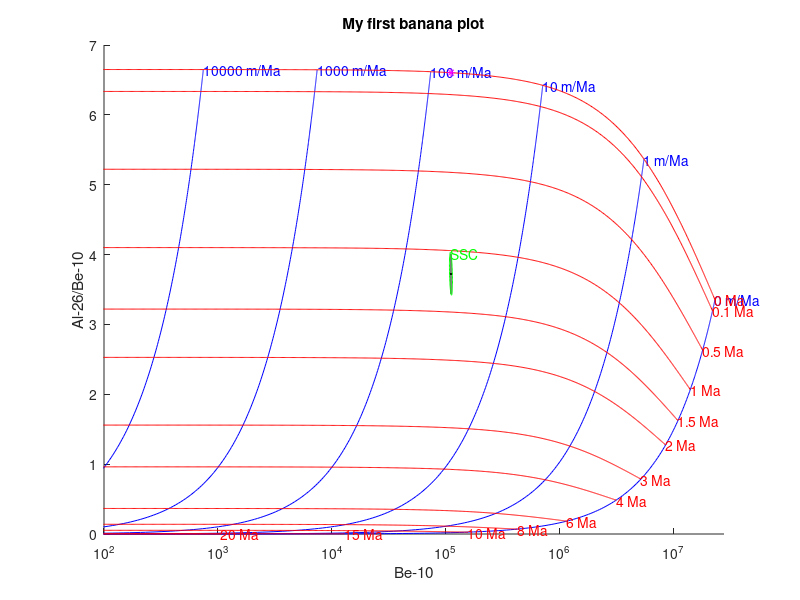

Source code (MATLAB):
%% BANANA
% Self-contained script to plot the concentrations of 2 cosmonuclides in a banana-plot
% It also calculates the erosion rates and burial ages corresponding to the sample concentrations
% Angel Rodes, SUERC, 2022

%% Clear everything
clear % remove variables stored in memory
clc % clear the command window
close all hidden % remove previous plots

%%%%%%%%%%%%%%%%%%%%%%%%%%%%%%%%%%%%%%%%%%%%%%%%%%%%%%%%%%%%%%%%%%%%%%%%%%%%

%% Input data
% We need the folllgoing inputs: concentrations, decay constants, attenuation lengths, and basin production rates (for spallation and muons)

% As an example, we will use the sample from Shanshu Cave (SSC) from Liu et al. (2022) [https://doi.org/10.1016/j.quageo.2021.101237]
% The CRONUS input corresponding to this sample is:

% SSC	27.0845	105.1631	1800	std	0	2.6	1	0	2019;
% SSC	Be-10	quartz	111756	3409	NIST_27900;
% SSC	Al-26	quartz	416017	31939	Z92-0222;
% As described in the old-CRONUS v.3 page [https://hess.ess.washington.edu/math/docs/v3/v3_input_explained.html]

% We will need the concentrations and uncertainties:
C10=111756; % atoms/g
dC10=3409; % atoms/g
C26=416017; % atoms/g
dC26=31939; % atoms/g
% the sample name:
sample_name='SSC';
% and the density of the rock at the source area:
density=2.6; % g/cm^3 (or kg per litre)

% We can input the CRONUS-input lines in the old-CRONUS v.3 erosion rate calculator [https://hess.ess.washington.edu/math/v3/v3_erosion_in.html]
% Remember to remove theinitial comment symbol (%) first!
% These are the apparent erosion rates that we get for the LSDn scaling:

% Sample name	Nuclide	Erosion rate (m/Myr)	External uncert (m/Myr)
% SSC 	Be-10 (qtz)	65 	4.34
% SSC 	Al-26 (qtz)	116 	13.5

% We cal use these data to approximate the long-term average-prodution-rates using the "Average cosmogenic production rate calculator":
% https://github.com/angelrodes/average_cosmogenic_production_rate_calculator/blob/main/Average_cosmo_prodution.xlsx?raw=true

% And we get:
% * Attenuation lengths for Spallation, Fast muons 1, Fast muons 2, and Negative muons
L=[160 850 5000 500]'; % g/cm^2
% * Be-10 prodution rates for Spallation, Fast muons 1, Fast muons 2, and Negative muons
P10=[11.55428 0.02308 0.00769 0.06518]'; % atoms/g/year at the source area
% * Al-26 prodution rates for Spallation, Fast muons 1, Fast muons 2, and Negative muons
P26=[75.9237 0.1543 0.0514 0.7175]'; % atoms/g/year at the source area
% note that we add an apostrophe after the array to convert it into a column
% * Be-10 decay constant (lambda)
l10=4.9975E-07; % years^-1
% * Al-26 decay constant (lambda)
l26=9.8319E-07; % years^-1

%%%%%%%%%%%%%%%%%%%%%%%%%%%%%%%%%%%%%%%%%%%%%%%%%%%%%%%%%%%%%%%%%%%%%%%%%%%%

%% Now we need to define our model
% The erosion-burial model was described by Lal (1991): figure 6
% [https://doi.org/10.1016/0012-821X(91)90220-C]
% Here, we will express the equations as shown in Rodes et al. (2014): equations 4 and 5
% [https://doi.org/10.1016/j.quageo.2013.10.002]
Model = @(Prodution_rates,Attenuation_lengths,decay_constant,erosion,time)...
   sum( (Prodution_rates./(erosion.*density./Attenuation_lengths+decay_constant)).*exp(-time*decay_constant) ,1);
% note that we use .* and ./  instead of * and / to allow using lost of erosion and times as horizontal arrays.
% also note that we sum in the direction "1" to sum the nuclides produced by all the production mechanism (columns; vertical arrays) that are listed in 4 rows

% Simplify for Be-10 and Al-26
Model10 = @(erosion,time) Model(P10,L,l10,erosion,time);
Model26 = @(erosion,time) Model(P26,L,l26,erosion,time);
% also simplify for ratio
Model_ratio = @(erosion,time) Model(P26,L,l26,erosion,time)./Model(P10,L,l10,erosion,time);

% Play with this:
% Model10(0,0)
% Model10(0,1500000)
% Model_ratio(100/1E4,0)
% Model_ratio(0,0)

%%%%%%%%%%%%%%%%%%%%%%%%%%%%%%%%%%%%%%%%%%%%%%%%%%%%%%%%%%%%%%%%%%%%%%%%%%%%

%% Plot our banana
% define what values we want to plot:
erosion_array=[0 1 10 100 1000 10000]/1E4; % cm/year (m/Ma divided by 1E4)
time_array=[0 0.1 0.5 1 1.5 2 3 4 6 8 10 15 20]*1E6; % years (Ma multiplied by 1E6)

% define the points for each line:
points_per_line=1000; % banana lines will be defined by this number of points
many_erosions=[0,logspace(-2,6,points_per_line-1)]/1E4; % cm/year (m/Ma divided by 1E4)
many_times=[0, logspace(0,8,points_per_line-1)]; % years

% Start figure
figure % open a new figure
hold on % do not clear it

% Write labels and title
xlabel('Be-10')
ylabel('Al-26/Be-10')
title('My first banana plot')

% plot erosion rates
for er=erosion_array
  x=Model10(er,many_times);
  y=Model_ratio(er,many_times);
  plot(x,y,'-b') % plot blue line
  text(x(1),y(1),[num2str(er*1e4) ' m/Ma'],'Color','b') % plot blue text
end

% plot times
for t=time_array
  x=Model10(many_erosions,t);
  y=Model_ratio(many_erosions,t);
  plot(x,y,'-r') % plot red line
  text(x(1),y(1),[num2str(t/1e6) ' Ma'],'Color','r') % plot red text
end


% Set logarithmic X axis
set(gca, 'XScale', 'log')
% You might do the dame with YScale

% Set nice limits
xlim([ 100 Model10(0,0)*1.2]) % between 100 atoms/g and 20% more than saturation
% you can comment the line to see what happens when you do not set limits

% There are other options to beautify the figure:
% box on
% grid on
% You can also play with colors in the plot and text functions.
% You can play with 'LineWidth' in the plot function too.

%% Plot the sample
% This is the traditional (ugly) way:
plot(C10,C26/C10,'.k') % center of the sample (k is for black)
plot([C10-dC10 , C10+dC10] , [C26/C10 , C26/C10],'-k') % horizontal uncertainty
plot([C10 , C10] , [(C26-dC26)/C10 , (C26+dC26)/C10],'-k') % vertical uncertainty

% I prefer this code, that represents the one-sigma-uncertainty-space with an ellipse
theta=linspace(0,2*pi,100); % use 100 points for the ellipse
x =  C10+dC10*sin(theta);
y = (C26+dC26*cos(theta)) ./ (C10+dC10*sin(theta));
plot(x,y,'-g') % green ellipse
text(x(1),y(1),sample_name,'Color','g') % green text
% maths behind this:
% all the points in the elliplse has chisq=1 because
% chisq = ((Model10-C10)/dC10)^2 + ((Model26-C26)/dC26)^2 = sin(theta)^2 + cos(theta)^2 = 1
% for any theta

%%%%%%%%%%%%%%%%%%%%%%%%%%%%%%%%%%%%%%%%%%%%%%%%%%%%%%%%%%%%%%%%%%%%%%%%%%%%

%% Solving the erosion rate and burial time of the sample
% we want to solve er and t in the following equations:
% C10 = Model10(er,t)
% C26 = Model26(er,t)
% unfortunately, these equations have no symbolic solution.
% However, there are muliple ways of solving the problem. Here we will use an iterative method for the central porint (C10, C26/C10):

% our objective is guetting the er and t values that yield models that correposnd to our concentrations
% therefore, our objectives are the sample conventrations:
Obj_10=C10;
Obj_26=C26;
% and their uncertainties
dObj_10=dC10;
dObj_26=dC26;

% start with a guess
guess_t=0; % start with no burial
guess_er=interp1(Model10(many_erosions,guess_t),many_erosions,Obj_10); % find the corresponding eosion
chisq= ((Obj_10-Model10(guess_er,guess_t))/dObj_10)^2 + ((Obj_26-Model26(guess_er,guess_t))/dObj_26)^2; % calculate how close we are to  C10 and C26

% start iterating
iteration_number=0;
while chisq<2e-4 % try to achieve a solution very close to C10 and C26 (chisq<2e-4 correponds to the 1% central area of the ellipse)
  iteration_number=iteration_number+1; % this is just a counter
  guess_t=interp1(Model_ratio(guess_er,many_times),many_times,Obj_26/Obj_10); % find the corresponding burial age using the ratio
  guess_er=interp1(Model10(many_erosions,guess_t),many_erosions,Obj_10); % find the corresponding eosion
  chisq= ((Obj_10-Model10(guess_er,guess_t))/dObj_10)^2 + ((C26-Model26(guess_er,guess_t))/dObj_26)^2; % calculate how close we are to  C10 and C26
  disp([ 'Iteration ' num2str(iteration_number) ': Chi-sq = ' num2str(chisq)]) % show some information
end

% display our guesses:
disp('Final guesses:')
disp([ 'Burial age = ' num2str(guess_t/1e6) ' Ma'])
disp([ 'erosion rate = ' num2str(guess_er*1e4) ' m/Ma'])

% plot guess results
plot(Model10(guess_er,guess_t),Model_ratio(guess_er,guess_t),'*m') % magenta star

% We also want to get the results correponding to all the points in the ellipse, 
% or at least the results corresponding to the limits of  C10 +/- dC10 and C26 +/- dC26.
% To get those results, you will need to put the "solver" above in a loop for all the objectives we want to fit.

% If we have samples that plot in the forbidden area you might want to:
% - Include negative ages in the variable many_timnes.
% - Modify INTERP1 function to allow extrapolations.
% - Include a BREAK in the iteration loop if iteration_number gets very big or if results make no sense.

%%%%%%%%%%%%%%%%%%%%%%%%%%%%%%%%%%%%%%%%%%%%%%%%%%%%%%%%%%%%%%%%%%%%%%%%%%%%

%% Further exercises you might want to try are:
%    - Change the isotopes. E.g. change Be-10 and Al-26 by Ne-21 and Be-10. To recycle this code with "stable" isotopes, you can assign them a ridiculously slow decay constant (eg. 1E-36, see https://angelrodes.wordpress.com/2022/01/25/are-he-3-and-ne-21-stable-isotopes/).
%    - Represent everything scaled to the production rate ratios sum(P10) and sum(P26). This is useful if you want to represent several samples (with different basin production rates) in the same banana.
%    - Modify the model to plot "pot-bellied bananas" that include the effect of muon-produced cosmuniclides while the sample is buried. (e.g., Hidy et al., 2013; figure 4; https://doi.org/10.1016/j.quascirev.2012.11.009
